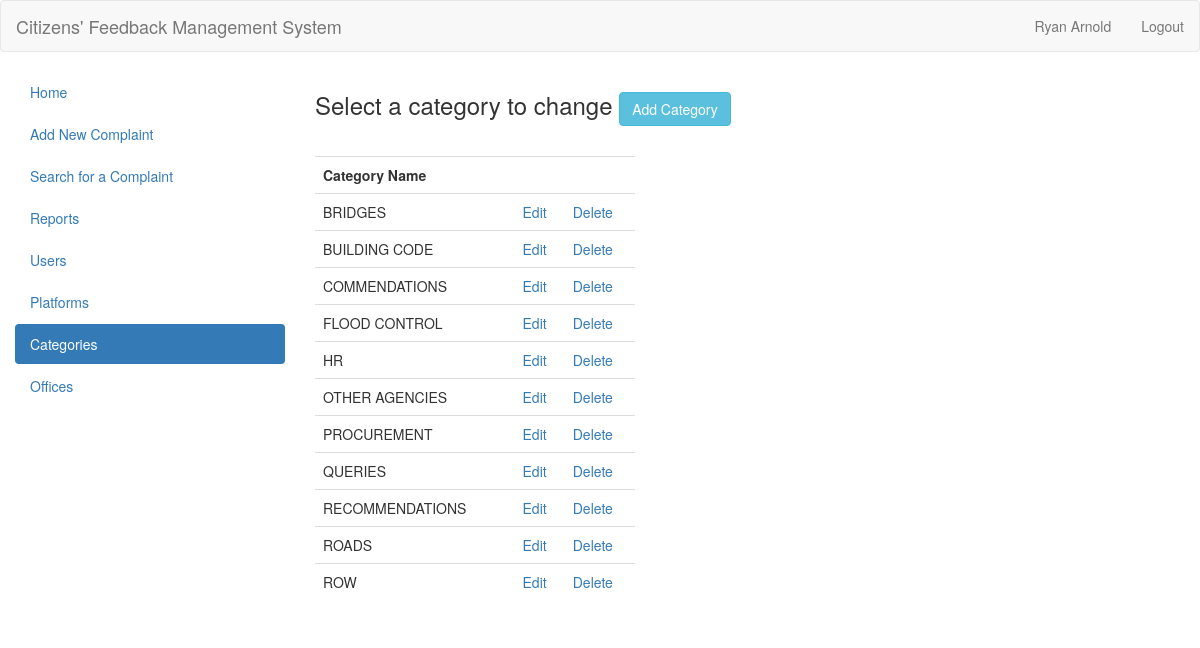
Screenshot of /cfms/categories/ (signed in) with the database file from the repository.
### complaints/models.py (models this page shows, shortened)
class Category(models.Model):
	name = models.CharField(max_length=100)
	archived = models.BooleanField(default=False)
	class Meta:
		verbose_name_plural = 'Categories'

### complaints/views.py (the view)
# urls.py: url(r'^categories/update/(?P<category_id>[\w\-0-9]+)/$', views.update_category, name='update_category'),
def categories(request):
	categories = Category.objects.filter(archived=False).order_by('name')
	form = CategoryForm()
	return render(request, 'complaints/categories.html', {'categories': categories, 'form': form})

### global/templates/complaints/categories.html (shortened to what this page needs)
{% extends "complaints/base.html" %}
{% load staticfiles %}
{% block content %}
	<div class="col-md-7">
		<h3>
			Select a category to change
			<button type="button" class="btn btn-info" data-toggle="modal" data-target="#add-category-modal" id="modalActionButton">Add Category</button>
		</h3>
		<br>
		<div class="row">
			<div class="col-md-6">
				<table class="table">
					<tbody>
						<tr>
							<th>Category Name</th>
							<th></th>
							<th></th>
						</tr>
						{% for category in categories %}
							<tr>
								<td>{{ category.name }}</td>
								<td><a href="{% url 'update_category' category.id %}">Edit</a></td>
								<td><a href="{% url 'delete_category' category.id %}">Delete</a></td>
							</tr>
						{% endfor %}
					</tbody>
				</table>
			</div>
		</div>
	</div>
{% endblock %}

### global/templates/complaints/base.html (shortened to what this page needs)
<!DOCTYPE html>
{% load staticfiles %}
<html lang="en">
  <head>
		<link href="{% static "css/bootstrap.min.css" %}" rel="stylesheet">
    <link rel="stylesheet" type="text/css" href="{% static "css/base.css" %}">
	</head>
	<body>
		{% block header %}
			<div class="navbar navbar-default">
				<div class="container-fluid">
					<div class="navbar-header">
						<a class="navbar-brand" href="{% url 'index' %}">Citizens' Feedback Management System</a>
					</div>
					<div>
						<ul class="nav navbar-nav navbar-right">
							<li>
								<a href="#">{{ user.first_name }}</a>
							</li>
							<li>
								<a href="{% url 'logout' %}">Logout</a>
							</li>
						</ul>
					</div>
				</div>
			</div>
		{% endblock %}
    {% block body %}
      <div class="container-fluid">
				<div class="row">
					<div class="col-md-3">
						<ul class="nav nav-pills nav-stacked">
							<li role="presentation" href="{% url 'index' %}">
								<a href="{% url 'index' %}">Home</a>
							</li>
							<li role="presentation" href="{% url 'new_complaint' %}">
								<a href="{% url 'new_complaint' %}">Add New Complaint</a>
							</li>
							<li role="presentation" href="{% url 'search_complaint' %}">
								<a href="{% url 'search_complaint' %}">Search for a Complaint</a>
							</li>
							<li role="presentation" href="{% url 'reports' %}">
								<a href="{% url 'reports' %}">Reports</a>
							</li>
							{% if user.is_staff %}
								<li role="presentation" href="{% url 'users' %}">
									<a href="{% url 'users' %}">Users</a>
								</li>
								<li role="presentation" href="{% url 'platforms' %}">
									<a href="{% url 'platforms' %}">Platforms</a>
								</li>
								<li role="presentation" href="{% url 'categories' %}">
									<a href="{% url 'categories' %}">Categories</a>
								</li>
								<li role="presentation" href="{% url 'offices' %}">
									<a href="{% url 'offices' %}">Offices</a>
								</li>
							{% endif %}
						</ul>
					</div>
					{% block content %}
					{% endblock %}
				</div>
			</div>
    {% endblock %}
	</body>
</html>

### rows the page displays
Category: name "BRIDGES"
Category: name "BUILDING CODE"
Category: name "COMMENDATIONS"
Category: name "FLOOD CONTROL"
Category: name "HR"
Category: name "OTHER AGENCIES"
Category: name "PROCUREMENT"
Category: name "QUERIES"
Category: name "RECOMMENDATIONS"
Category: name "ROADS"
Category: name "ROW"

### other values shown
{{ user.first_name }} "Ryan Arnold"
